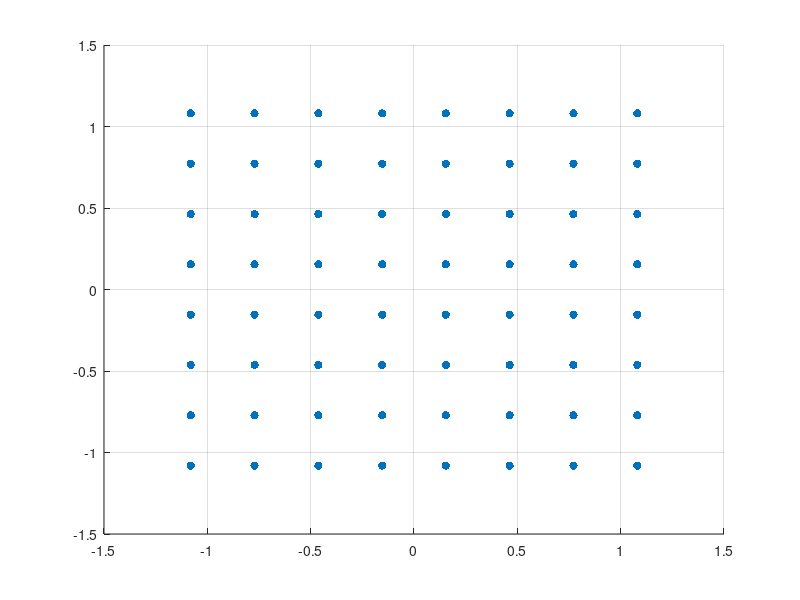

Reproduce this figure in MATLAB.
M=64;
Bits_per_symbol = log2(M); % Number of bits per symbol;
PAM=sqrt(M); % Number of PAM levels
Amp_levels=[-7 -5 -3 -1 1 3 5 7];
complex = zeros(1,64);
c=1;
for I=1:8
    for Q=1:8
        s=[Amp_levels(I)+1i*Amp_levels(Q)]
        complex(c)=s;
        c=c+1;
    end
end
Es=2*(64-1)/3;
for i=1:64
    complex(i)=complex(i)/sqrt(Es);
end
scatter(real(complex),imag(complex),'filled');
axis on;
grid on;
